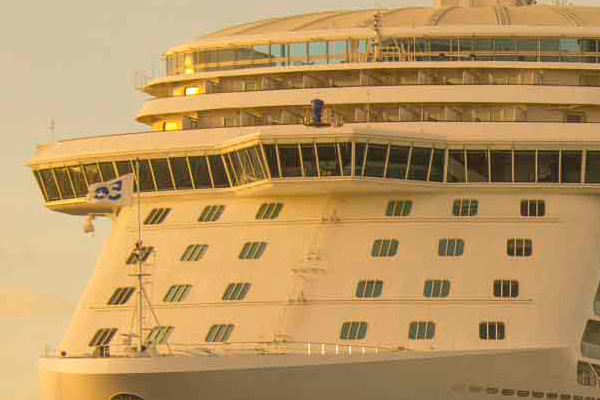
#> input picture Python/BuckysCodeExamples/CruiseShip600x400.jpg, 600 x 400 px
$ python ImageModesFilters.py
#> lines starting #> are read from the running program, lines starting #| are printed output that depends on the picture
from PIL import Image
from PIL import ImageFilter

img_original = Image.open("CruiseShip600x400.jpg")
#> img_original is the input picture: PIL image 600x400 RGB; mean R, G, B 185.7, 149.7, 97
#img_original.show()

# Black & White
img_bw = img_original.convert("L")
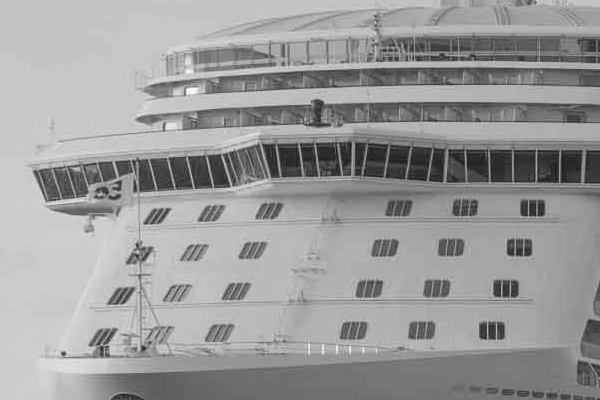
#> img_bw: PIL image 600x400 L; min 13, max 254, mean 154.5
img_bw.show()

# Blur
img_blur = img_original.filter(ImageFilter.BLUR)
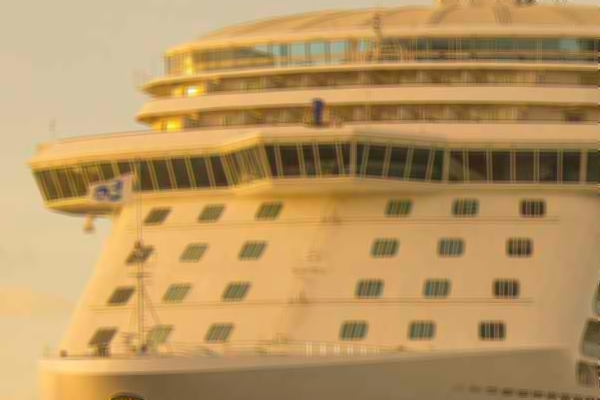
#> img_blur: PIL image 600x400 RGB; mean R, G, B 185.8, 149.8, 97.1
img_blur.show()

# Detail
img_detail = img_original.filter(ImageFilter.DETAIL)
img_detail.show()

# Edges
img_edges = img_original.filter(ImageFilter.FIND_EDGES)
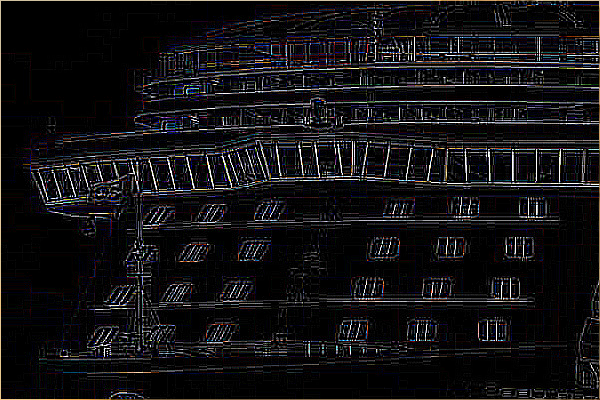
#> img_edges: PIL image 600x400 RGB; mean R, G, B 19.2, 18.2, 20.3
img_edges.show()

$ run again, with Python/BuckysCodeExamples/CruiseShip.jpg copied over Python/BuckysCodeExamples/CruiseShip600x400.jpg
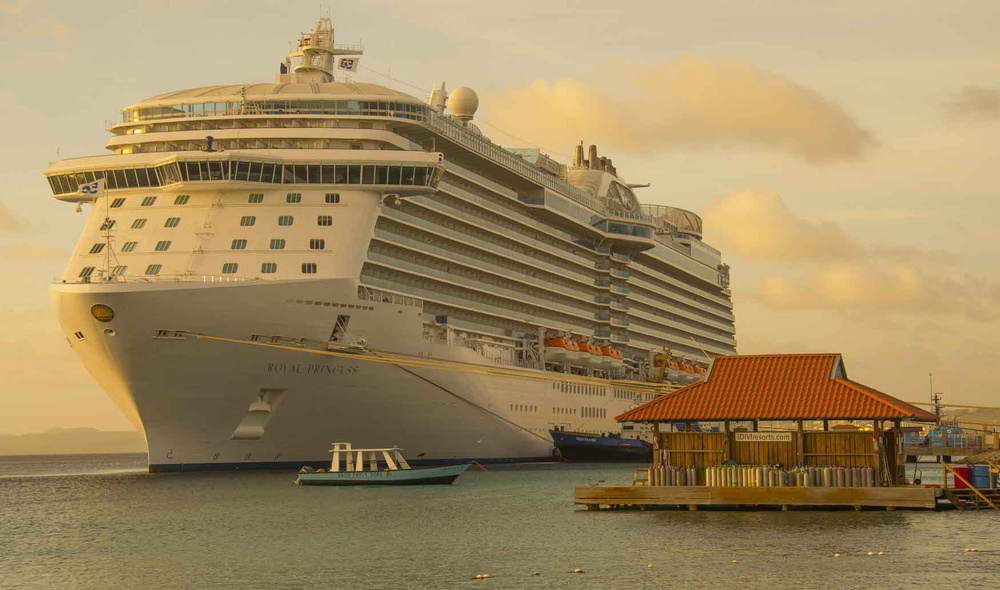
#> input picture Python/BuckysCodeExamples/CruiseShip.jpg, 1000 x 590 px, shrunk from 1750 x 1033 before the run
#> img_original is the input picture: PIL image 1000x590 RGB; mean R, G, B 159.1, 137.4, 96.7
#> `img_bw = img_original.convert("L")`:
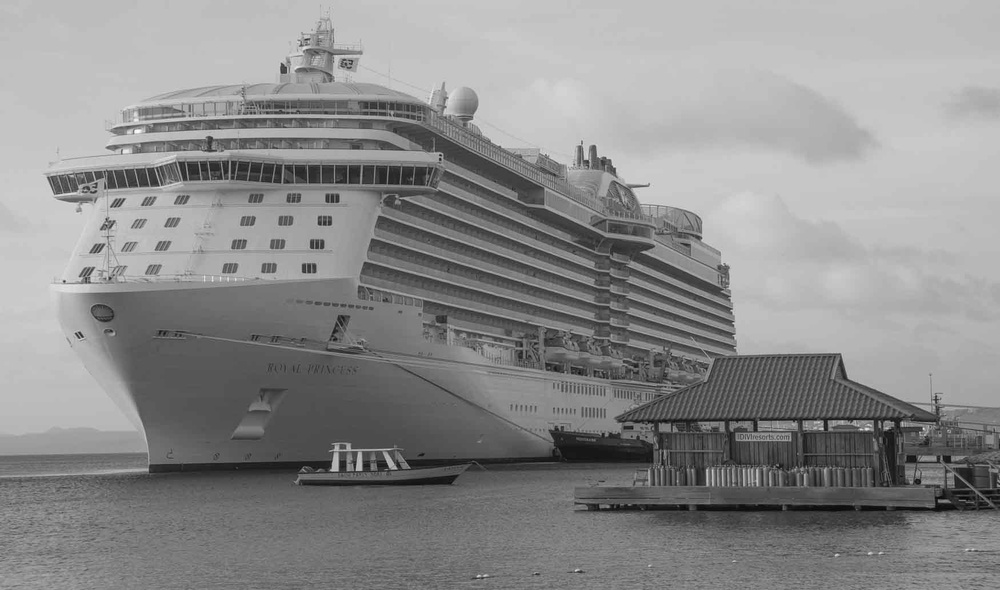
#> img_bw: PIL image 1000x590 L; min 4, max 250, mean 139.3
#> `img_edges = img_original.filter(ImageFilter.FIND_EDGES)`:
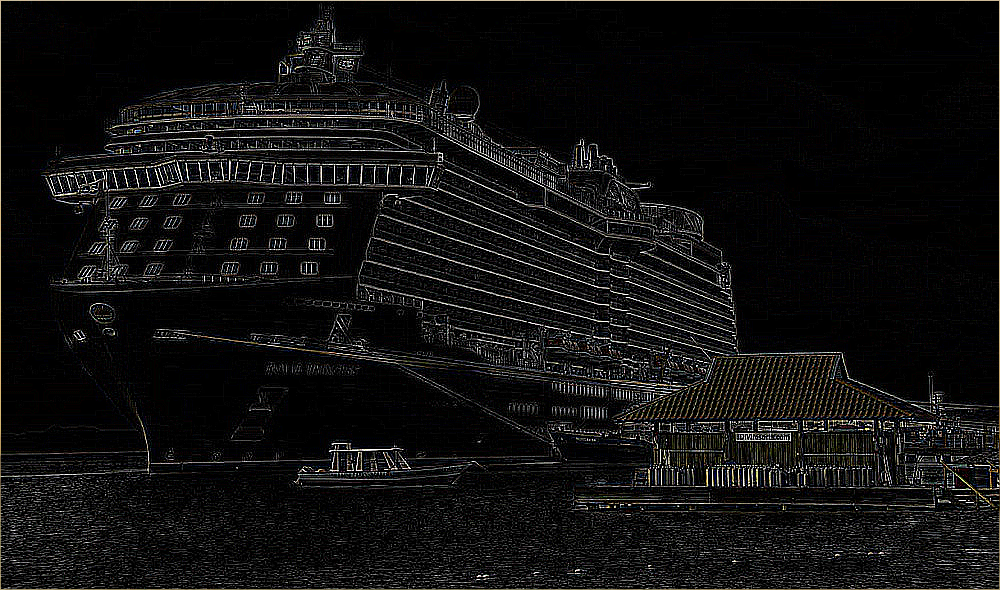
#> img_edges: PIL image 1000x590 RGB; mean R, G, B 16.8, 16.5, 16.2
